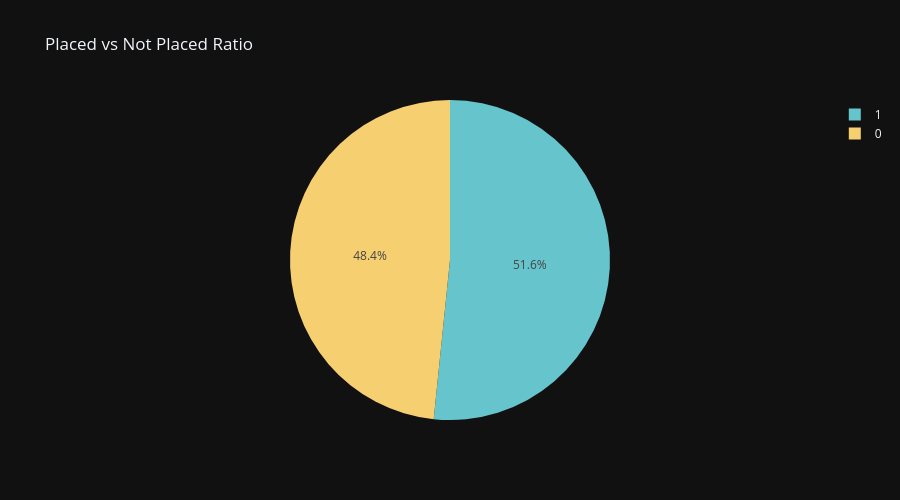

Write notebook code for a chart like this one.
### Markdown cell above
### 2. Pie Chart – Placed vs Not Placed Ratio

### Code cell
placement_pie = df_eda['Placement Status'].value_counts()
fig = px.pie(names=placement_pie.index, values=placement_pie.values,
             title='Placed vs Not Placed Ratio',
             color_discrete_sequence=px.colors.qualitative.Pastel)
fig.update_layout(template='plotly_dark', height=500, font=dict(size=12))
fig.show()

### Figure 1 — Plotly figure (JSON) as saved in the notebook; plotly's stock layout.template omitted (floating-point values rounded to 4 significant figures)
{"data": [{"domain": {"x": [0, 1], "y": [0, 1]}, "hovertemplate": "label=%{label}<br>value=%{value}<extra></extra>", "labels": [1.0, 0.0], "legendgroup": "", "name": "", "showlegend": true, "type": "pie", "values": [1032, 967]}], "layout": {"font": {"size": 12}, "height": 500, "legend": {"tracegroupgap": 0}, "piecolorway": ["rgb(102, 197, 204)", "rgb(246, 207, 113)", "rgb(248, 156, 116)", "rgb(220, 176, 242)", "rgb(135, 197, 95)", "rgb(158, 185, 243)", "rgb(254, 136, 177)", "rgb(201, 219, 116)", "rgb(139, 224, 164)", "rgb(180, 151, 231)", "rgb(179, 179, 179)"], "title": {"text": "Placed vs Not Placed Ratio"}}}
